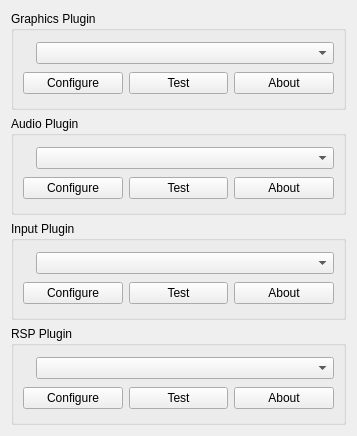
<ui version="4.0" >
 <class>PluginsSettings</class>
 <widget class="QWidget" name="PluginsSettings" >
  <property name="geometry" >
   <rect>
    <x>0</x>
    <y>0</y>
    <width>357</width>
    <height>436</height>
   </rect>
  </property>
  <property name="windowTitle" >
   <string>Form</string>
  </property>
  <layout class="QVBoxLayout" name="verticalLayout_5" >
   <item>
    <widget class="QGroupBox" name="groupBox" >
     <property name="title" >
      <string>Graphics Plugin</string>
     </property>
     <layout class="QVBoxLayout" name="verticalLayout" >
      <item>
       <layout class="QHBoxLayout" name="horizontalLayout" >
        <item>
         <widget class="QLabel" name="graphicsPluginIconLabel" >
          <property name="text" >
           <string/>
          </property>
         </widget>
        </item>
        <item>
         <widget class="QComboBox" name="kcfg_GraphicsPlugin" >
          <property name="sizePolicy" >
           <sizepolicy vsizetype="Fixed" hsizetype="Preferred" >
            <horstretch>1</horstretch>
            <verstretch>0</verstretch>
           </sizepolicy>
          </property>
         </widget>
        </item>
       </layout>
      </item>
      <item>
       <layout class="QHBoxLayout" name="horizontalLayout_2" >
        <item>
         <widget class="QPushButton" name="pushButton" >
          <property name="text" >
           <string>Configure</string>
          </property>
         </widget>
        </item>
        <item>
         <widget class="QPushButton" name="pushButton_2" >
          <property name="text" >
           <string>Test</string>
          </property>
         </widget>
        </item>
        <item>
         <widget class="QPushButton" name="pushButton_3" >
          <property name="text" >
           <string>About</string>
          </property>
         </widget>
        </item>
       </layout>
      </item>
     </layout>
    </widget>
   </item>
   <item>
    <widget class="QGroupBox" name="groupBox_2" >
     <property name="title" >
      <string>Audio Plugin</string>
     </property>
     <layout class="QVBoxLayout" name="verticalLayout_2" >
      <item>
       <layout class="QHBoxLayout" name="horizontalLayout_3" >
        <item>
         <widget class="QLabel" name="audioPluginIconLabel" >
          <property name="text" >
           <string/>
          </property>
         </widget>
        </item>
        <item>
         <widget class="QComboBox" name="kcfg_AudioPlugin" >
          <property name="sizePolicy" >
           <sizepolicy vsizetype="Fixed" hsizetype="Preferred" >
            <horstretch>1</horstretch>
            <verstretch>0</verstretch>
           </sizepolicy>
          </property>
         </widget>
        </item>
       </layout>
      </item>
      <item>
       <layout class="QHBoxLayout" name="horizontalLayout_4" >
        <item>
         <widget class="QPushButton" name="pushButton_4" >
          <property name="text" >
           <string>Configure</string>
          </property>
         </widget>
        </item>
        <item>
         <widget class="QPushButton" name="pushButton_5" >
          <property name="text" >
           <string>Test</string>
          </property>
         </widget>
        </item>
        <item>
         <widget class="QPushButton" name="pushButton_6" >
          <property name="text" >
           <string>About</string>
          </property>
         </widget>
        </item>
       </layout>
      </item>
     </layout>
    </widget>
   </item>
   <item>
    <widget class="QGroupBox" name="groupBox_3" >
     <property name="title" >
      <string>Input Plugin</string>
     </property>
     <layout class="QVBoxLayout" name="verticalLayout_3" >
      <item>
       <layout class="QHBoxLayout" name="horizontalLayout_5" >
        <item>
         <widget class="QLabel" name="inputPluginIconLabel" >
          <property name="text" >
           <string/>
          </property>
         </widget>
        </item>
        <item>
         <widget class="QComboBox" name="kcfg_InputPlugin" >
          <property name="sizePolicy" >
           <sizepolicy vsizetype="Fixed" hsizetype="Preferred" >
            <horstretch>1</horstretch>
            <verstretch>0</verstretch>
           </sizepolicy>
          </property>
         </widget>
        </item>
       </layout>
      </item>
      <item>
       <layout class="QHBoxLayout" name="horizontalLayout_6" >
        <item>
         <widget class="QPushButton" name="pushButton_7" >
          <property name="text" >
           <string>Configure</string>
          </property>
         </widget>
        </item>
        <item>
         <widget class="QPushButton" name="pushButton_8" >
          <property name="text" >
           <string>Test</string>
          </property>
         </widget>
        </item>
        <item>
         <widget class="QPushButton" name="pushButton_9" >
          <property name="text" >
           <string>About</string>
          </property>
         </widget>
        </item>
       </layout>
      </item>
     </layout>
    </widget>
   </item>
   <item>
    <widget class="QGroupBox" name="groupBox_4" >
     <property name="title" >
      <string>RSP Plugin</string>
     </property>
     <layout class="QVBoxLayout" name="verticalLayout_4" >
      <item>
       <layout class="QHBoxLayout" name="horizontalLayout_7" >
        <item>
         <widget class="QLabel" name="rspPluginIconLabel" >
          <property name="text" >
           <string/>
          </property>
         </widget>
        </item>
        <item>
         <widget class="QComboBox" name="kcfg_RspPlugin" >
          <property name="sizePolicy" >
           <sizepolicy vsizetype="Fixed" hsizetype="Preferred" >
            <horstretch>1</horstretch>
            <verstretch>0</verstretch>
           </sizepolicy>
          </property>
         </widget>
        </item>
       </layout>
      </item>
      <item>
       <layout class="QHBoxLayout" name="horizontalLayout_8" >
        <item>
         <widget class="QPushButton" name="pushButton_10" >
          <property name="text" >
           <string>Configure</string>
          </property>
         </widget>
        </item>
        <item>
         <widget class="QPushButton" name="pushButton_11" >
          <property name="text" >
           <string>Test</string>
          </property>
         </widget>
        </item>
        <item>
         <widget class="QPushButton" name="pushButton_12" >
          <property name="text" >
           <string>About</string>
          </property>
         </widget>
        </item>
       </layout>
      </item>
     </layout>
    </widget>
   </item>
  </layout>
 </widget>
 <resources/>
 <connections/>
</ui>
